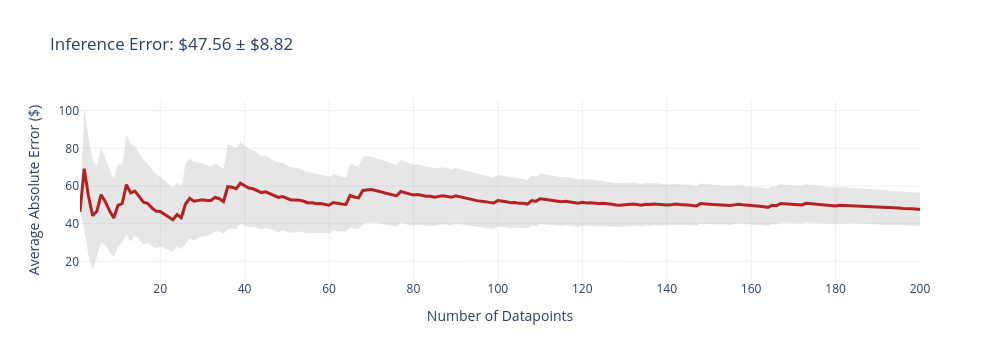
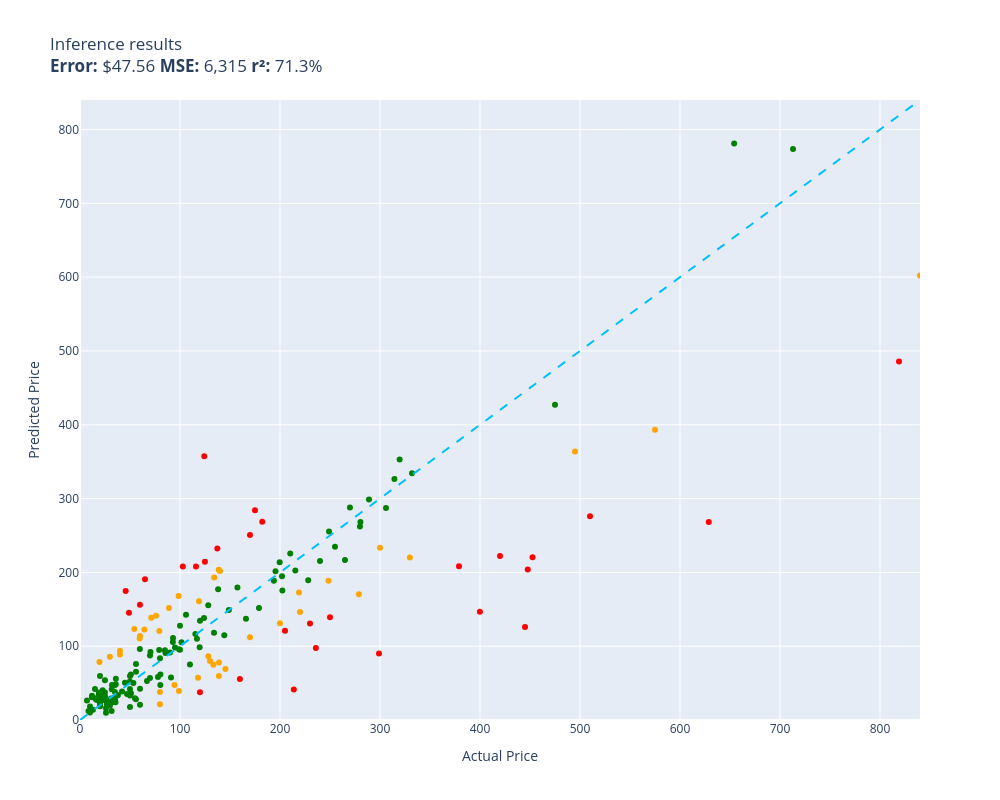

Notebook code for these charts, in order:
### Markdown cell above
## 5. Evaluate on 200 Test Samples

Using `evaluate()` from `pricer/evaluator.py` — same evaluation framework as all other models.

### Code cell
evaluate(runner.inference, test)

### Figure 1 — Plotly figure (JSON) as saved in the notebook; plotly's stock layout.template omitted (floating-point values rounded to 4 significant figures; data arrays with more than 128 entries replaced by an {"elided": "..."} marker saying what was removed)
{"data": [{"fill": "toself", "fillcolor": "rgba(128,128,128,0.2)", "hoverinfo": "skip", "line": {"color": "rgba(255,255,255,0)"}, "name": "95% CI", "showlegend": false, "type": "scatter", "x": {"elided": "400 int values"}, "y": {"elided": "400 float values"}}, {"customdata": {"elided": "200x1 float values"}, "hovertemplate": "n=%{x}<br>Avg Error=$%{y:,.2f}<br>±95% CI=$%{customdata[0]:,.2f}<extra></extra>", "line": {"color": "firebrick", "width": 3}, "mode": "lines", "name": "Cumulative Avg Error", "type": "scatter", "x": {"elided": "200 int values"}, "y": {"elided": "200 float values"}}], "layout": {"height": 360, "showlegend": false, "title": {"text": "Inference Error: $47.56 ± $8.82"}, "width": 1000, "xaxis": {"title": {"text": "Number of Datapoints"}}, "yaxis": {"title": {"text": "Average Absolute Error ($)"}}}}

### Figure 2 — Plotly figure (JSON) as saved in the notebook; plotly's stock layout.template omitted (floating-point values rounded to 4 significant figures; data arrays with more than 128 entries replaced by an {"elided": "..."} marker saying what was removed)
{"data": [{"customdata": [["Old Blood Noise Excess V2 Distortion Cho...\nGuess=$172.61 Actual=$219.00"], ["Stand for Raven Pro Document Scanner - P...\nGuess=$85.67 Actual=$29.85"], ["Pump Head TBVECHI 175PSI 4KW 5.5HP 21CFM...\nGuess=$220.10 Actual=$329.90"], ["Innovative Percussion CB-6 Chamois Bass ...\nGuess=$123.21 Actual=$54.32"], ["GJY Portable TV,10.6 inch Mini TV for AT...\nGuess=$120.58 Actual=$79.36"], ["PEMP E65 E66 CDC Simulate Optical Fiber ...\nGuess=$160.73 Actual=$119.00"], ["Mini PC, Kinupute Desktop Computer E3-12...\nGuess=$363.77 Actual=$495.00"], ["Aolemi Oil Rubbed Bronze Single Function...\nGuess=$167.90 Actual=$98.65"], ["Clementoni 39132.5 Jigsaw Puzzle 1,000 P...\nGuess=$21.36 Actual=$79.95"], ["Deco Mount Pro Tripod Microphone Stand w...\nGuess=$113.69 Actual=$59.95"], ["Evergreen HSHB2005 Cylinder Head Gasket ...\nGuess=$110.29 Actual=$59.69"], ["15\" Locking Shower Head Extension Arm in...\nGuess=$37.77 Actual=$79.95"], ["Dakota Alert MURS Alert Probe Sensor - M...\nGuess=$146.48 Actual=$219.99"], ["Wenger City Upgrade Laptop Backpack with...\nGuess=$68.95 Actual=$145.42"], ["3D Tree Hole Branches 075 Stair Risers D...\nGuess=$79.78 Actual=$129.99"], ["Diversitech WG840585 Motor, (Ddb) 1/3Hp,...\nGuess=$193.09 Actual=$134.12"], ["MC: Pindicator (Dual Intensity Amber)\nGuess=$93.71 Actual=$40.00"], ["BESTILL Wall Mounted Shower Faucet Set, ...\nGuess=$141.39 Actual=$76.00"], ["Marvel Legends Series X-Men 6-Inch Archa...\nGuess=$39.38 Actual=$98.95"], ["Walker Exhaust Ultra EPA 16478 Direct Fi...\nGuess=$393.36 Actual=$574.99"], ["Urth 62mm UV, Circular Polarizing (CPL),...\nGuess=$78.04 Actual=$139.00"], ["LSI Broadcom SAS 9300-8i 8-port 12Gb/s S...\nGuess=$57.18 Actual=$118.00"], ["DuraGo 29515020 Front Hub Assembly\nGuess=$86.26 Actual=$128.34"], ["CradlePoint Compact Broadband Router (CB...\nGuess=$151.71 Actual=$89.00"], ["Universal Power Group 12V 100Ah Sealed L...\nGuess=$131.17 Actual=$199.99"], ["New Replacement seat cover fits Yamaha M...\nGuess=$59.72 Actual=$138.95"], ["Amana Tool - SC587 Carbide Tipped 3-Wing...\nGuess=$138.63 Actual=$71.23"], ["LCD Screen for Dell Inspiron 17R 17.3\" H...\nGuess=$122.46 Actual=$64.37"], ["Lorell Bell Chair Glide, 2.5\", Black\nGuess=$78.56 Actual=$19.50"], ["StonKraft Brass Chess Board Game Set wit...\nGuess=$201.75 Actual=$140.00"], ["VIPMOTOZ Sequential Turn Signal Premium ...\nGuess=$170.52 Actual=$278.94"], ["Dell XPS 13 9343-2727SLV 13.3\" Full HD S...\nGuess=$602.30 Actual=$839.99"], ["VONADO Space Wars Colonial Viper MK1 Bui...\nGuess=$88.59 Actual=$39.99"], ["Intex River Run Connect Lounge (Four)\nGuess=$47.55 Actual=$94.49"], ["HP Laserjet 2100 Laser Printer W/Test Pr...\nGuess=$233.33 Actual=$299.98"], ["PowerSport Front Rear Brakes and Rotors ...\nGuess=$188.82 Actual=$248.51"], ["Targus CityGear Durable Backpack, Black,...\nGuess=$74.70 Actual=$133.43"], ["Garmin 010-12402-10 GT15M-TM Transom-Mou...\nGuess=$203.67 Actual=$138.74"], ["Xiaomi Redmi 10 2022 NFC 4G LTE (128GB +...\nGuess=$112.14 Actual=$169.99"]], "hovertemplate": "%{customdata[0]}<extra></extra>", "legendgroup": "orange", "marker": {"color": "orange", "size": 6, "symbol": "circle"}, "mode": "markers", "name": "orange", "orientation": "v", "showlegend": true, "type": "scatter", "x": [219.0, 29.85, 329.9, 54.32, 79.36, 119.0, 495.0, 98.65, 79.95, 59.95, 59.69, 79.95, 220.0, 145.4, 130.0, 134.1, 40.0, 76.0, 98.95, 575.0, 139.0, 118.0, 128.3, 89.0, 200.0, 138.9, 71.23, 64.37, 19.5, 140.0, 278.9, 840.0, 39.99, 94.49, 300.0, 248.5, 133.4, 138.7, 170.0], "xaxis": "x", "y": [172.6, 85.67, 220.1, 123.2, 120.6, 160.7, 363.8, 167.9, 21.36, 113.7, 110.3, 37.77, 146.5, 68.95, 79.78, 193.1, 93.71, 141.4, 39.38, 393.4, 78.04, 57.18, 86.26, 151.7, 131.2, 59.72, 138.6, 122.5, 78.56, 201.7, 170.5, 602.3, 88.59, 47.55, 233.3, 188.8, 74.7, 203.7, 112.1], "yaxis": "y"}, {"customdata": [["telpo Headlight Assembly Fit For 15 Camr...\nGuess=$208.06 Actual=$115.99"], ["RBC12-UPC Replacement Battery Cartridge ...\nGuess=$130.76 Actual=$229.99"], ["Metabo HPT 36V MultiVolt™ Cordless Rotar...\nGuess=$208.23 Actual=$379.00"], ["SKB iSeries 3i-13096-6KP Case for BlackM...\nGuess=$284.26 Actual=$174.99"], ["DEWALT 20V MAX* XR Impact Driver with Bl...\nGuess=$220.51 Actual=$452.53"], ["GanFindX Portable Car Hand Controls for ...\nGuess=$55.50 Actual=$159.90"], ["Canon EOS Rebel T7 Digital SLR Camera wi...\nGuess=$485.64 Actual=$819.00"], ["Travelpro Platinum Elite Slim Business L...\nGuess=$41.20 Actual=$213.83"], ["Sumerain S1339CM Double Handle Widesprea...\nGuess=$97.61 Actual=$235.86"], ["Poison Spyder 10-08-020 Rocker Knocker\nGuess=$268.19 Actual=$628.76"], ["Lighted Triangle Mirror Cabinet Bathroom...\nGuess=$125.88 Actual=$445.00"], ["PM Auto Front Right Quick Complete Strut...\nGuess=$214.37 Actual=$124.94"], ["Dell Optiplex 390 Desktop Computer i3 3....\nGuess=$357.31 Actual=$124.27"], ["Pidoko Kids Train Table, Grey with 90 Pc...\nGuess=$37.62 Actual=$119.97"], ["LEGO Marvel Avengers War Machine Buster ...\nGuess=$156.20 Actual=$59.95"], ["ANZO USA 111207 GMC SIERRA 99-06 / YUKON...\nGuess=$268.59 Actual=$182.28"], ["KOHLER K-1185540-CP Assembly-Slider\nGuess=$174.65 Actual=$45.67"], ["Canon Sure Shot 90u 35mm Date Camera\nGuess=$146.75 Actual=$399.89"], ["Mikrotik RB3011UIAS-RM RouterBOARD 10xGi...\nGuess=$90.22 Actual=$299.00"], ["Ibanez M510OVS Acoustic Mandolin in Vint...\nGuess=$250.79 Actual=$169.99"], ["GENUINE VOLVO THERMOSTAT (3.0, 3.2) S60 ...\nGuess=$207.95 Actual=$102.85"], ["Evan Fischer Radiator Cooling Fan Assemb...\nGuess=$232.32 Actual=$137.34"], ["UPR Mach 1 Chin Spoiler Fits 94-98 Musta...\nGuess=$190.62 Actual=$64.99"], ["SP Air Corporation SP-8102BU 1/4-Inch He...\nGuess=$120.86 Actual=$204.99"], ["Music Hall pa15.3 MM/MC Phono Preamplifi...\nGuess=$139.21 Actual=$250.00"], ["Competition Clutch Disc and Pressure Pla...\nGuess=$276.13 Actual=$510.00"], ["A-Premium Front Suspension Steering Knuc...\nGuess=$145.15 Actual=$48.99"], ["Steering Wheel, Carbon Fiber Automotive ...\nGuess=$203.86 Actual=$447.74"], ["Pacific Drums PDCM1618TTRB 16 x 18 Inche...\nGuess=$222.19 Actual=$419.99"]], "hovertemplate": "%{customdata[0]}<extra></extra>", "legendgroup": "red", "marker": {"color": "red", "size": 6, "symbol": "circle"}, "mode": "markers", "name": "red", "orientation": "v", "showlegend": true, "type": "scatter", "x": [116.0, 230.0, 379.0, 175.0, 452.5, 159.9, 819.0, 213.8, 235.9, 628.8, 445.0, 124.9, 124.3, 120.0, 59.95, 182.3, 45.67, 399.9, 299.0, 170.0, 102.8, 137.3, 64.99, 205.0, 250.0, 510.0, 48.99, 447.7, 420.0], "xaxis": "x", "y": [208.1, 130.8, 208.2, 284.3, 220.5, 55.5, 485.6, 41.2, 97.61, 268.2, 125.9, 214.4, 357.3, 37.62, 156.2, 268.6, 174.6, 146.7, 90.22, 250.8, 208.0, 232.3, 190.6, 120.9, 139.2, 276.1, 145.1, 203.9, 222.2], "yaxis": "y"}, {"customdata": {"elided": "132x1 str values"}, "hovertemplate": "%{customdata[0]}<extra></extra>", "legendgroup": "green", "marker": {"color": "green", "size": 6, "symbol": "circle"}, "mode": "markers", "name": "green", "orientation": "v", "showlegend": true, "type": "scatter", "x": {"elided": "132 float values"}, "xaxis": "x", "y": {"elided": "132 float values"}, "yaxis": "y"}, {"hoverinfo": "skip", "line": {"color": "deepskyblue", "dash": "dash", "width": 2}, "mode": "lines", "name": "y = x", "showlegend": false, "type": "scatter", "x": [0, 840.0], "y": [0, 840.0]}], "layout": {"height": 800, "legend": {"title": {"text": "color"}, "tracegroupgap": 0}, "showlegend": false, "title": {"text": "Inference results<br><b>Error:</b> $47.56 <b>MSE:</b> 6,315 <b>r²:</b> 71.3%"}, "width": 1000, "xaxis": {"anchor": "y", "domain": [0, 1], "range": [0, 840.0], "title": {"text": "Actual Price"}}, "yaxis": {"anchor": "x", "domain": [0, 1], "range": [0, 840.0], "title": {"text": "Predicted Price"}}}}
